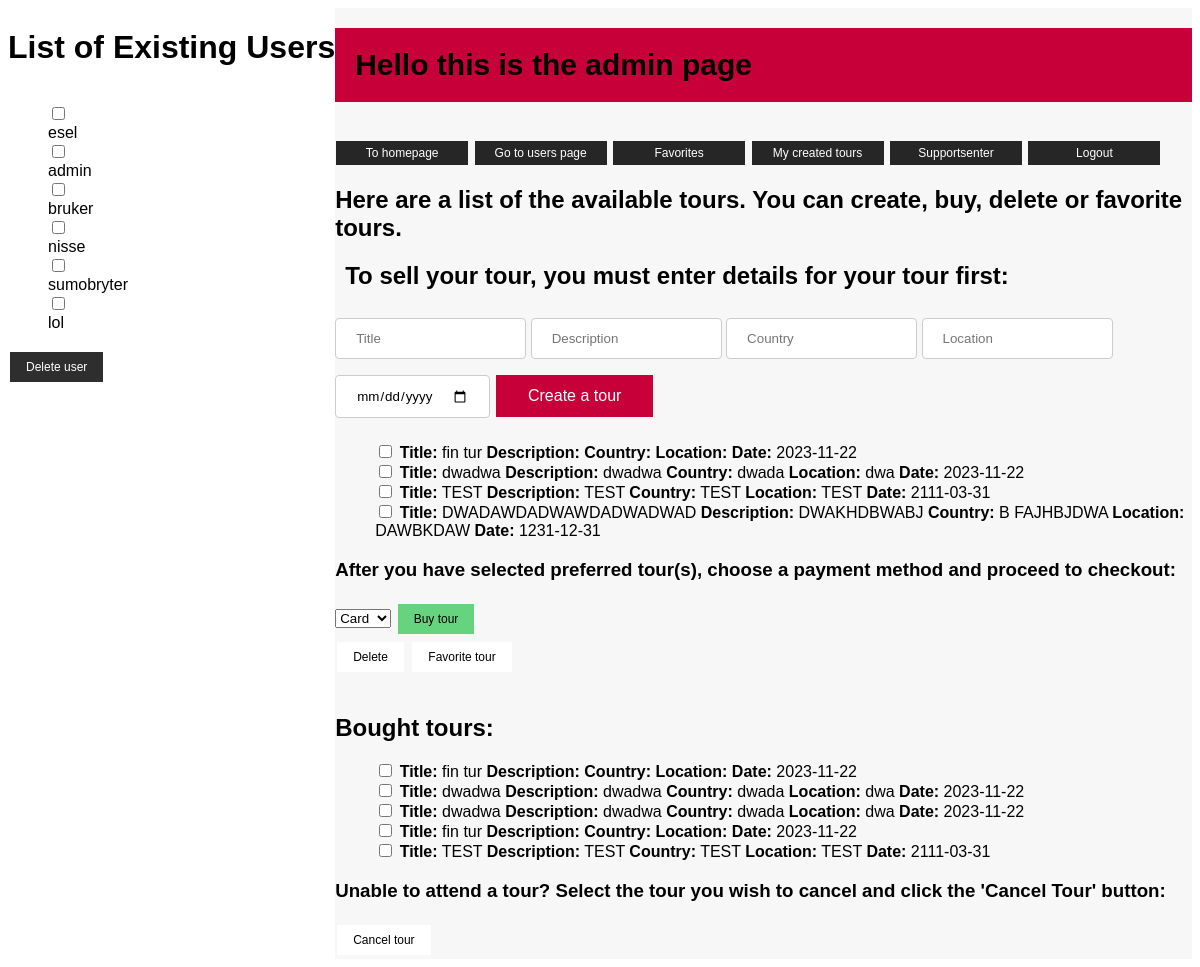
The page /adminpage on the database its author committed.
### tables this page shows
CREATE TABLE Tour(
                ID INTEGER PRIMARY KEY AUTOINCREMENT,
                Title TEXT,
                Description TEXT,
                Country TEXT,
                Location TEXT,
                Date DATETIME,
                CreatedBy TEXT
    );

CREATE TABLE TourBooked(
                User_ID INTEGER,
                Tour_ID INTEGER
    );

CREATE TABLE User (
            ID INTEGER PRIMARY KEY AUTOINCREMENT,
            Username CHAR(45),
            Password TEXT,
            Admin BOOLEAN
    );

### app.py (the view)
@application.route('/adminpage')
def adminpage():
    global global_user_id
    list_tours = get_list_tours()
    list_of_bought_tours = get_list_of_user_bought_tours(global_user_id)
    list_of_users = get_user_list()
    is_admin = get_user_online_is_admin
    return render_template('/adminpage.html', is_admin=is_admin, list_of_tours=list_tours, list_of_bought_tours=list_of_bought_tours, users=list_of_users)

### backend/database/Tour.py (called while the page is built)
def list_tours():
    db = sqlite3.connect('backend/database/database.db')
    cursor = db.cursor()
    cursor.execute("SELECT * from Tour")
    list = cursor.fetchall()
    return list

def get_user_list():
    db = sqlite3.connect(pathing)
    cursor = db.cursor()
    cursor.execute("SELECT ID, Username FROM User")
    users = cursor.fetchall()
    return users

### backend/database/Tour_advanced.py (called while the page is built)
def list_of_user_bought_tours(global_id):
    db = sqlite3.connect(pathing)
    cursor = db.cursor()
    cursor.execute('''SELECT *
        FROM Tour
        INNER JOIN TourBooked on Tour.ID = TourBooked.Tour_ID
        WHERE TourBooked.User_ID = ?''', (global_id,))
    list_of_bought_tours = cursor.fetchall()
    db.close()
    return list_of_bought_tours

### backend/handler/tour_handler.py (called while the page is built)
def get_list_tours():
    return list_tours()

def get_list_of_user_bought_tours(global_id):
    return list_of_user_bought_tours(global_id)

### frontend/templates/adminpage.html (shortened to what this page needs)
<!DOCTYPE html>
<html lang="en">
<head>
    <link rel="stylesheet" type="text/css" href="{{ url_for('static', filename='css/adminpage.css') }}">
</head>
<body>
<div id="grid">
    <div id="colored_body">
    <h1 id="intro">Hello this is the admin page</h1><br>
        {% if is_admin %}
            <a href="{{ url_for('homepage') }}" class="top_links_styling">To homepage</a>
            <a href="{{ url_for('users') }}" class="top_links_styling">Go to users page</a>
        {% endif %}
    <a href="{{ url_for('favorites') }}" class="top_links_styling">Favorites</a>
    <a href="{{ url_for('my_created_tours') }}" class="top_links_styling">My created tours</a>
    <a href="{{ url_for('support_senter') }}" class="top_links_styling">Supportsenter</a>
    <a href="{{ url_for('index') }}" class="top_links_styling">Logout</a>
    <h2>Here are a list of the available tours. You can create, buy, delete or favorite tours.</h2>
    <h2 id="instruction">To sell your tour, you must enter details for your tour first:</h2>
    <form action="/admin_create_a_tour" method="POST" id="form_create_tour_input">
        <input type="text" name="Title" placeholder="Title" class="input_styling">
        <input type="text" name="Description" placeholder="Description" class="input_styling">
        <input type="text" name="Country" placeholder="Country" class="input_styling">
        <input type="text" name="Location" placeholder="Location" class="input_styling">
        <input type="date" name="Date" class="input_styling">
        <button type="submit" class="tour_button_styling">Create a tour</button>
    </form>
    <form action="/admin_checkbox_tour" method="POST" id="available_tours">
        <ul>
            {% for tour in list_of_tours %}
            <li>
                <input type="checkbox" name="checkbox_row" value="{{ tour[0] }}">
                <strong>Title:</strong> {{ tour[1] }}
                <strong>Description:</strong> {{ tour[2] }}
                <strong>Country:</strong> {{ tour[3] }}
                <strong>Location:</strong> {{ tour[4] }}
                <strong>Date:</strong> {{ tour[5] }}
            </li>
            {% endfor %}
        </ul>
        <h3>After you have selected preferred tour(s), choose a payment method and proceed to checkout:</h3>
        <select id="dropdown">
            <option value="valg1">Card</option>
        </select>
        <button type="submit" name="handle_action" value="buy" class="checkbox_buy_button_styling">Buy tour</button><br>
        <button type="submit" name="handle_action" value="delete" class="checkbox_button_styling">Delete</button>
        <button type="submit" name="handle_action" value="favorite" class="checkbox_button_styling">Favorite tour</button>
    </form> <br>
    <h2>Bought tours:</h2>
    <form action="/admin_remove_bought_tour" method="POST" id="bought_tours">
        <ul>
            {% for tour in list_of_bought_tours %}
            <li>
                <input type="checkbox" name="checkbox_bought_tour" value="{{ tour[0] }}">
                <strong>Title:</strong> {{ tour[1] }}
                <strong>Description:</strong> {{ tour[2] }}
                <strong>Country:</strong> {{ tour[3] }}
                <strong>Location:</strong> {{ tour[4] }}
                <strong>Date:</strong> {{ tour[5] }}
            </li>
            {% endfor %}
        </ul>
        <h3>Unable to attend a tour? Select the tour you wish to cancel and click the 'Cancel Tour' button:</h3>
        <button type="submit" name="handle_action" value="delete" class="checkbox_button_styling">Cancel tour</button>
    </form>
    </div>
    <h1>List of Existing Users</h1>
    <form id="userlist" action="/remove_user_route" method="POST">
        <ul>
            {% for user in users %}
                <input type="checkbox" name="checkbox_userlist" value="{{ user[0] }}">
                <li>{{ user[1] }}</li>
            {% endfor %}
        </ul>
        <button name="handle_user_deletion" value="delete" class="checkbox_user_button_styling">Delete user</button>
    </form>
</div>
</body>
</html>

### static/css/adminpage.css (style rules this page uses)
* { font-family: "Gill Sans", sans-serif; }
#grid { display: grid; grid-template-columns: 1fr 1fr 1fr 1fr 1fr grid-template-rows: 1fr 1fr 1fr 1fr 1fr 1fr }
#intro { font-decoration: none; font-size: 30px; font-weight: 900; grid-column: 2/4; grid-row: 1/2; background-color: #C70039; padding: 20px; }
#instruction { font-decoration: none; grid-column: 2/5; grid-row: 1/2; padding-left: 10px; }
#form_create_tour_input { grid-column: 2/4; grid-row: 2/3; }
.input_styling { padding: 12px 20px; margin: 8px 0; display: inline-block; border: 1px solid #ccc; border-radius: 4px; box-sizing: border-box; }
.tour_button_styling { background-color: #C70039; border: none; color: white; padding: 12px 32px; text-align: center; text-decoration: none; display: inline-block; font-size: 16px; margin: 4px 2px; cursor: pointer; }
.checkbox_button_styling { background-color: #ffffff; border: none; color: black; padding: 8px 16px; text-align: center; text-decoration: none; display: inline-block; font-size: 12px; margin: 4px 2px; cursor: pointer; }
.checkbox_user_button_styling { background-color: #2e2e2e; border: none; color: white; padding: 8px 16px; text-align: center; text-decoration: none; display: inline-block; font-size: 12px; margin: 4px 2px; cursor: pointer; }
.checkbox_buy_button_styling { background-color: #66d47f; border: none; color: black; padding: 8px 16px; text-align: center; text-decoration: none; display: inline-block; font-size: 12px; margin: 4px 2px; cursor: pointer; }
.top_links_styling { background-color: #262626; border: none; color: white; padding: 5px 16px; width: 100px; text-align: center; text-decoration: none; display: inline-block; font-size: 12px; margin: 1px 1px; cursor: pointer; }
#available_tours { grid-column: 2/4; grid-row: 3/4; }
#bought_tours { grid-column: 2/4; grid-row: 5/6; }
#colored_body { grid-column: 2/4; grid-row: 1/6; background-color: #F7F7F7; }
ul { list-style-type: none; }

### rows shown on the page
Tour: Title "fin tur", Date "2023-11-22"
Tour: Title "dwadwa", Description "dwadwa", Country "dwada", Location "dwa", Date "2023-11-22"
Tour: Title "TEST", Description "TEST", Country "TEST", Location "TEST", Date "2111-03-31"
Tour: Title "DWADAWDADWAWDADWADWAD", Description "DWAKHDBWABJ", Country "B FAJHBJDWA", Location "DAWBKDAW", Date "1231-12-31"
TourBooked: Title "fin tur", Date "2023-11-22"
TourBooked: Title "dwadwa", Description "dwadwa", Country "dwada", Location "dwa", Date "2023-11-22"
TourBooked: Title "dwadwa", Description "dwadwa", Country "dwada", Location "dwa", Date "2023-11-22"
TourBooked: Title "fin tur", Date "2023-11-22"
TourBooked: Title "TEST", Description "TEST", Country "TEST", Location "TEST", Date "2111-03-31"
User: Username "esel"
User: Username "admin"
User: Username "bruker"
User: Username "nisse"
User: Username "sumobryter"
User: Username "lol"
